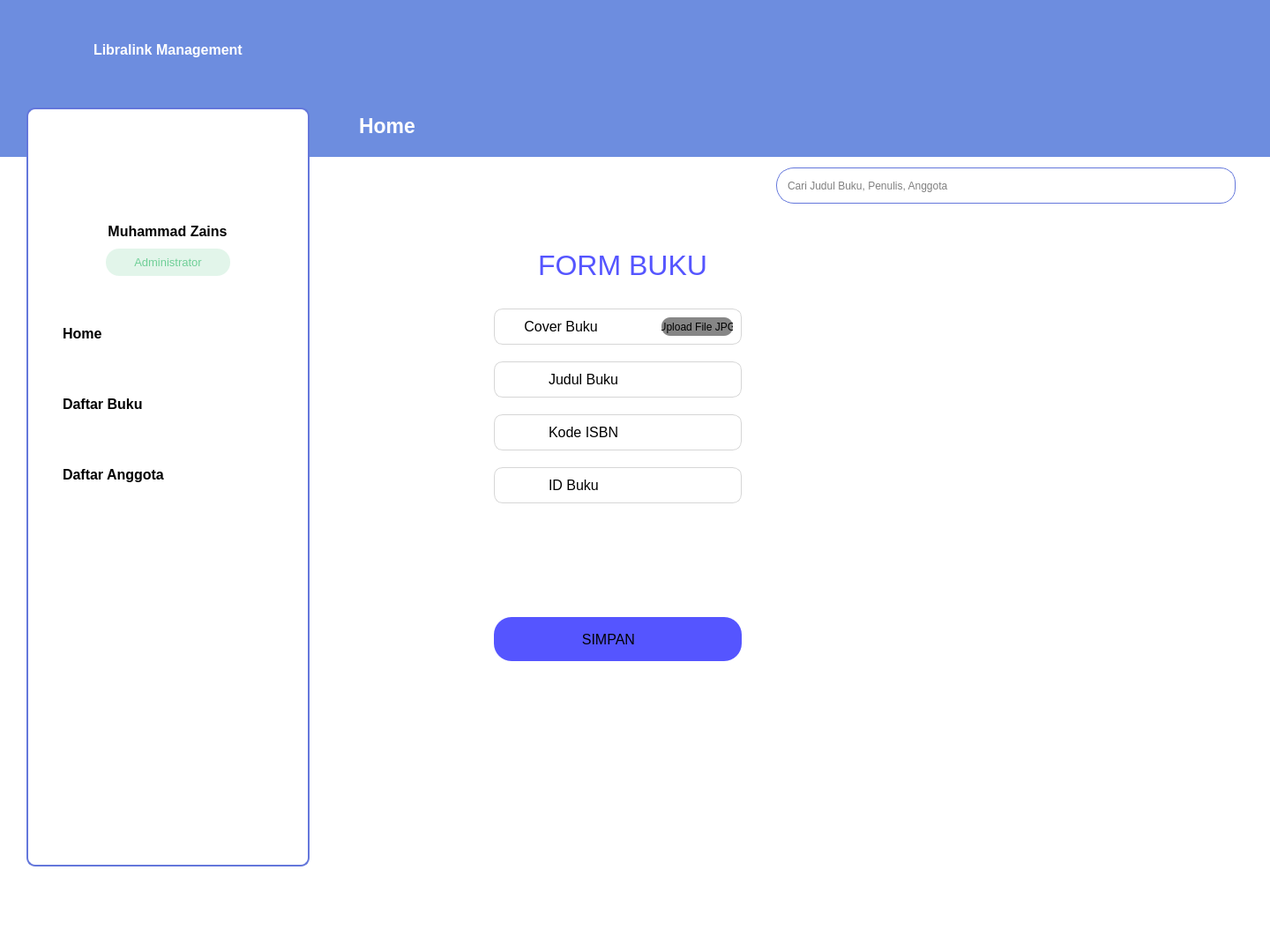
<?xml version="1.0" encoding="UTF-8"?>
<ui version="4.0">
 <class>MainWindow</class>
 <widget class="QMainWindow" name="MainWindow">
  <property name="geometry">
   <rect>
    <x>0</x>
    <y>0</y>
    <width>1440</width>
    <height>1080</height>
   </rect>
  </property>
  <property name="minimumSize">
   <size>
    <width>1440</width>
    <height>1080</height>
   </size>
  </property>
  <property name="maximumSize">
   <size>
    <width>1440</width>
    <height>1080</height>
   </size>
  </property>
  <property name="font">
   <font>
    <weight>50</weight>
    <bold>false</bold>
    <strikeout>false</strikeout>
    <kerning>true</kerning>
   </font>
  </property>
  <property name="windowTitle">
   <string>MainWindow</string>
  </property>
  <property name="styleSheet">
   <string notr="true">background-color: rgb(255, 255, 255);</string>
  </property>
  <widget class="QWidget" name="centralwidget">
   <widget class="QWidget" name="headerWidget" native="true">
    <property name="geometry">
     <rect>
      <x>0</x>
      <y>0</y>
      <width>1440</width>
      <height>178</height>
     </rect>
    </property>
    <property name="styleSheet">
     <string notr="true">background-color: rgb(109, 141, 223);</string>
    </property>
    <widget class="QWidget" name="layoutWidget">
     <property name="geometry">
      <rect>
       <x>30</x>
       <y>20</y>
       <width>338</width>
       <height>72</height>
      </rect>
     </property>
     <layout class="QHBoxLayout" name="HLayoutLogo">
      <item>
       <widget class="QLabel" name="logoLibraLink">
        <property name="minimumSize">
         <size>
          <width>70</width>
          <height>70</height>
         </size>
        </property>
        <property name="maximumSize">
         <size>
          <width>70</width>
          <height>70</height>
         </size>
        </property>
        <property name="text">
         <string/>
        </property>
        <property name="pixmap">
         <pixmap resource="resources.qrc">:/assets/libraLinkLogo.png</pixmap>
        </property>
       </widget>
      </item>
      <item>
       <widget class="QLabel" name="logoTitle">
        <property name="font">
         <font>
          <pointsize>12</pointsize>
          <weight>75</weight>
          <bold>true</bold>
         </font>
        </property>
        <property name="styleSheet">
         <string notr="true">color: rgb(255, 255, 255);</string>
        </property>
        <property name="text">
         <string>Libralink Management</string>
        </property>
       </widget>
      </item>
     </layout>
    </widget>
    <widget class="QWidget" name="layoutWidget">
     <property name="geometry">
      <rect>
       <x>340</x>
       <y>125</y>
       <width>131</width>
       <height>36</height>
      </rect>
     </property>
     <layout class="QHBoxLayout" name="horizontalLayout">
      <item>
       <spacer name="horizontalSpacer">
        <property name="orientation">
         <enum>Qt::Horizontal</enum>
        </property>
        <property name="sizeHint" stdset="0">
         <size>
          <width>18</width>
          <height>20</height>
         </size>
        </property>
       </spacer>
      </item>
      <item>
       <widget class="QLabel" name="currentDirectory">
        <property name="font">
         <font>
          <pointsize>17</pointsize>
          <weight>75</weight>
          <bold>true</bold>
         </font>
        </property>
        <property name="styleSheet">
         <string notr="true">color: rgb(255, 255, 255);</string>
        </property>
        <property name="text">
         <string>Home</string>
        </property>
       </widget>
      </item>
     </layout>
    </widget>
   </widget>
   <widget class="QWidget" name="sidebarWidget" native="true">
    <property name="geometry">
     <rect>
      <x>30</x>
      <y>122</y>
      <width>321</width>
      <height>861</height>
     </rect>
    </property>
    <property name="styleSheet">
     <string notr="true">QWidget{
	border-radius: 10px;
	border: 2px solid rgb(100, 119, 219);
}</string>
    </property>
    <widget class="QLabel" name="profileName">
     <property name="geometry">
      <rect>
       <x>71</x>
       <y>128</y>
       <width>178</width>
       <height>24</height>
      </rect>
     </property>
     <property name="font">
      <font>
       <pointsize>12</pointsize>
       <weight>75</weight>
       <bold>true</bold>
      </font>
     </property>
     <property name="styleSheet">
      <string notr="true">QLabel{
	color: rgb(0, 0, 0);
	border: none;
}</string>
     </property>
     <property name="text">
      <string>Muhammad Zains</string>
     </property>
     <property name="alignment">
      <set>Qt::AlignCenter</set>
     </property>
    </widget>
    <widget class="QPushButton" name="admistrator">
     <property name="geometry">
      <rect>
       <x>90</x>
       <y>160</y>
       <width>141</width>
       <height>31</height>
      </rect>
     </property>
     <property name="font">
      <font>
       <pointsize>10</pointsize>
      </font>
     </property>
     <property name="styleSheet">
      <string notr="true">QPushButton{
	background-color: rgba(111, 207, 151, 51);
	color: rgb(111, 207, 151);
	border-radius: 15px;
	border: none;
}</string>
     </property>
     <property name="text">
      <string>Administrator</string>
     </property>
    </widget>
    <widget class="QPushButton" name="profileImage">
     <property name="geometry">
      <rect>
       <x>106</x>
       <y>22</y>
       <width>103</width>
       <height>99</height>
      </rect>
     </property>
     <property name="styleSheet">
      <string notr="true">border:none;</string>
     </property>
     <property name="text">
      <string/>
     </property>
     <property name="icon">
      <iconset resource="resources.qrc">
       <normaloff>:/assets/profilePlaceHolder.png</normaloff>:/assets/profilePlaceHolder.png</iconset>
     </property>
     <property name="iconSize">
      <size>
       <width>99</width>
       <height>99</height>
      </size>
     </property>
    </widget>
    <widget class="QPushButton" name="HomeSidebar">
     <property name="geometry">
      <rect>
       <x>21</x>
       <y>231</y>
       <width>281</width>
       <height>50</height>
      </rect>
     </property>
     <property name="font">
      <font>
       <pointsize>12</pointsize>
       <weight>75</weight>
       <bold>true</bold>
      </font>
     </property>
     <property name="styleSheet">
      <string notr="true">QPushButton {
	color: rgb(0, 0, 0);
	text-align: left;
    height: 30px;
    border: none;
    padding-left: 20px;
	padding-top: 10px;
	padding-bottom: 10px;
	border-radius: 20px;
}
QPushButton:checked {
	
	color: rgb(100, 119, 219);
	background-color: rgba(227, 233, 255, 191);
}</string>
     </property>
     <property name="text">
      <string>Home</string>
     </property>
     <property name="icon">
      <iconset resource="resources.qrc">
       <normaloff>:/assets/homelogo2.png</normaloff>:/assets/homelogo2.png</iconset>
     </property>
     <property name="iconSize">
      <size>
       <width>40</width>
       <height>40</height>
      </size>
     </property>
     <property name="checkable">
      <bool>true</bool>
     </property>
     <property name="autoExclusive">
      <bool>true</bool>
     </property>
    </widget>
    <widget class="QPushButton" name="BukuSidebar">
     <property name="geometry">
      <rect>
       <x>21</x>
       <y>311</y>
       <width>281</width>
       <height>50</height>
      </rect>
     </property>
     <property name="font">
      <font>
       <pointsize>12</pointsize>
       <weight>75</weight>
       <bold>true</bold>
      </font>
     </property>
     <property name="styleSheet">
      <string notr="true">QPushButton {
	color: rgb(0, 0, 0);
	text-align: left;
    height: 30px;
    border: none;
    padding-left: 20px;
	padding-top: 10px;
	padding-bottom: 10px;
	border-radius: 20px;
}
QPushButton:checked {
	color: rgb(100, 119, 219);
	background-color: rgba(227, 233, 255, 191);
}</string>
     </property>
     <property name="text">
      <string>Daftar Buku</string>
     </property>
     <property name="icon">
      <iconset resource="resources.qrc">
       <normaloff>:/assets/daftarBukuLogo.png</normaloff>:/assets/daftarBukuLogo.png</iconset>
     </property>
     <property name="iconSize">
      <size>
       <width>40</width>
       <height>40</height>
      </size>
     </property>
     <property name="checkable">
      <bool>true</bool>
     </property>
     <property name="autoExclusive">
      <bool>true</bool>
     </property>
    </widget>
    <widget class="QPushButton" name="AnggotaSidebar">
     <property name="geometry">
      <rect>
       <x>21</x>
       <y>391</y>
       <width>281</width>
       <height>50</height>
      </rect>
     </property>
     <property name="font">
      <font>
       <pointsize>12</pointsize>
       <weight>75</weight>
       <bold>true</bold>
      </font>
     </property>
     <property name="styleSheet">
      <string notr="true">QPushButton {
	color: rgb(0, 0, 0);
	text-align: left;
    height: 30px;
    border: none;
    padding-left: 20px;
	padding-top: 10px;
	padding-bottom: 10px;
	border-radius: 20px;
}
QPushButton:checked {
	
	color: rgb(100, 119, 219);
	background-color: rgba(227, 233, 255, 191);
}</string>
     </property>
     <property name="text">
      <string>Daftar Anggota</string>
     </property>
     <property name="icon">
      <iconset resource="resources.qrc">
       <normaloff>:/assets/daftarAnggotaLogo.png</normaloff>:/assets/daftarAnggotaLogo.png</iconset>
     </property>
     <property name="iconSize">
      <size>
       <width>40</width>
       <height>40</height>
      </size>
     </property>
     <property name="checkable">
      <bool>true</bool>
     </property>
     <property name="autoExclusive">
      <bool>true</bool>
     </property>
    </widget>
   </widget>
   <widget class="QWidget" name="SearchBar" native="true">
    <property name="geometry">
     <rect>
      <x>880</x>
      <y>190</y>
      <width>541</width>
      <height>41</height>
     </rect>
    </property>
    <widget class="QLineEdit" name="inputSearch">
     <property name="geometry">
      <rect>
       <x>0</x>
       <y>0</y>
       <width>481</width>
       <height>41</height>
      </rect>
     </property>
     <property name="styleSheet">
      <string notr="true">QLineEdit {
	color: black;
	padding-left: 10px;
	padding-top: 10px;
	padding-bottom: 10px;
	border: 1px solid rgb(100, 119, 219);
	border-top-left-radius: 20px;
	border-bottom-left-radius: 20px;
}

QLineEdit::placeholder {
	
	color: rgb(189, 189, 189);
	padding-left: 10px;
}</string>
     </property>
     <property name="text">
      <string/>
     </property>
     <property name="placeholderText">
      <string>Cari Judul Buku, Penulis, Anggota</string>
     </property>
    </widget>
    <widget class="QPushButton" name="buttonSearch">
     <property name="geometry">
      <rect>
       <x>480</x>
       <y>0</y>
       <width>41</width>
       <height>41</height>
      </rect>
     </property>
     <property name="styleSheet">
      <string notr="true">QPushButton{
	border-top: 1px solid rgb(100, 119, 219);
	border-right: 1px solid rgb(100, 119, 219);
	border-bottom: 1px solid rgb(100, 119, 219); 
	border-top-right-radius: 17px;
	border-bottom-right-radius: 17px;
}</string>
     </property>
     <property name="text">
      <string/>
     </property>
     <property name="icon">
      <iconset resource="resources.qrc">
       <normaloff>:/assets/searchFaceLeft.png</normaloff>:/assets/searchFaceLeft.png</iconset>
     </property>
     <property name="iconSize">
      <size>
       <width>24</width>
       <height>24</height>
      </size>
     </property>
    </widget>
   </widget>
   <widget class="QStackedWidget" name="FormBukuWidget">
    <property name="geometry">
     <rect>
      <x>510</x>
      <y>270</y>
      <width>381</width>
      <height>531</height>
     </rect>
    </property>
    <property name="autoFillBackground">
     <bool>false</bool>
    </property>
    <property name="styleSheet">
     <string notr="true">background-color: rgb(255, 255, 255);
</string>
    </property>
    <property name="currentIndex">
     <number>0</number>
    </property>
    <widget class="QWidget" name="FormDaftarBuku">
     <property name="styleSheet">
      <string notr="true">background-color: rgb(255, 255, 255);</string>
     </property>
     <widget class="QPushButton" name="AnggotaSidebar_2">
      <property name="geometry">
       <rect>
        <x>50</x>
        <y>430</y>
        <width>281</width>
        <height>50</height>
       </rect>
      </property>
      <property name="font">
       <font>
        <pointsize>12</pointsize>
        <weight>50</weight>
        <bold>false</bold>
       </font>
      </property>
      <property name="layoutDirection">
       <enum>Qt::LeftToRight</enum>
      </property>
      <property name="styleSheet">
       <string notr="true">QPushButton {
	color: rgb(0, 0, 0);
	text-align: left;
    height: 30px;
    border: none;
    padding-left: 20px;
	padding-top: 10px;
	padding-bottom: 10px;
	border-radius: 20px;
	background-color: rgb(85, 85, 255);
}
QPushButton:checked {
	
	color: rgb(100, 119, 219);
	background-color: rgba(227, 233, 255, 191);
}</string>
      </property>
      <property name="text">
       <string>		                SIMPAN</string>
      </property>
      <property name="iconSize">
       <size>
        <width>40</width>
        <height>40</height>
       </size>
      </property>
      <property name="checkable">
       <bool>true</bool>
      </property>
      <property name="autoExclusive">
       <bool>true</bool>
      </property>
     </widget>
     <widget class="QPushButton" name="HomeSidebar_2">
      <property name="geometry">
       <rect>
        <x>50</x>
        <y>80</y>
        <width>281</width>
        <height>41</height>
       </rect>
      </property>
      <property name="font">
       <font>
        <pointsize>12</pointsize>
        <weight>50</weight>
        <bold>false</bold>
       </font>
      </property>
      <property name="styleSheet">
       <string notr="true">QPushButton {
	color: rgb(0,0,0);
	text-align: left;
    height: 30px;
    border: none;
    padding-left: 20px;
	padding-top: 10px;
	padding-bottom: 10px;
	border-radius: 10px solid  rgb(214, 214, 214);
	border-top-left-radius: 10px;
	border-bottom-left-radius: 10px;
   	border-top-right-radius: 10px;
	border-bottom-right-radius: 10px;
   border: 1px solid rgb(214, 214, 214);
}</string>
      </property>
      <property name="text">
       <string>   Cover Buku</string>
      </property>
      <property name="icon">
       <iconset>
        <normaloff>../../../../Vector.png</normaloff>../../../../Vector.png</iconset>
      </property>
      <property name="iconSize">
       <size>
        <width>40</width>
        <height>40</height>
       </size>
      </property>
      <property name="checkable">
       <bool>true</bool>
      </property>
      <property name="autoExclusive">
       <bool>true</bool>
      </property>
     </widget>
     <widget class="QPushButton" name="buttonSearch_2">
      <property name="geometry">
       <rect>
        <x>50</x>
        <y>140</y>
        <width>61</width>
        <height>41</height>
       </rect>
      </property>
      <property name="styleSheet">
       <string notr="true">QPushButton{
	border-top: 1px solid rgb(214, 214, 214);
	border-left: 1px solid rgb(214, 214, 214);
	border-bottom: 1px solid rgb(214, 214, 214); 
	border-top-left-radius: 10px;
	border-bottom-left-radius: 10px;
}</string>
      </property>
      <property name="text">
       <string/>
      </property>
      <property name="icon">
       <iconset>
        <normaloff>../../../../Vector (1).png</normaloff>../../../../Vector (1).png</iconset>
      </property>
      <property name="iconSize">
       <size>
        <width>24</width>
        <height>24</height>
       </size>
      </property>
     </widget>
     <widget class="QLineEdit" name="inputSearch_3">
      <property name="geometry">
       <rect>
        <x>100</x>
        <y>140</y>
        <width>231</width>
        <height>41</height>
       </rect>
      </property>
      <property name="font">
       <font>
        <pointsize>12</pointsize>
       </font>
      </property>
      <property name="styleSheet">
       <string notr="true">QLineEdit {
	color: black;
	padding-left: 10px;
	padding-top: 10px;
	padding-bottom: 10px;
	border-top: 1px solid rgb(214, 214, 214);
	border-right: 1px solid rgb(214, 214, 214);
	border-bottom: 1px solid rgb(214, 214, 214);
	border-top-right-radius: 10px;
	border-bottom-right-radius: 10px;
}

QLineEdit::placeholder {
	
	color: rgb(189, 189, 189);
	padding-left: 10px;
}</string>
      </property>
      <property name="text">
       <string>Judul Buku</string>
      </property>
      <property name="placeholderText">
       <string/>
      </property>
     </widget>
     <widget class="QLineEdit" name="inputSearch_4">
      <property name="geometry">
       <rect>
        <x>100</x>
        <y>200</y>
        <width>231</width>
        <height>41</height>
       </rect>
      </property>
      <property name="font">
       <font>
        <pointsize>12</pointsize>
       </font>
      </property>
      <property name="styleSheet">
       <string notr="true">QLineEdit {
	color: black;
	padding-left: 10px;
	padding-top: 10px;
	padding-bottom: 10px;
	border-top: 1px solid rgb(214, 214, 214);
	border-right: 1px solid rgb(214, 214, 214);
	border-bottom: 1px solid rgb(214, 214, 214);
	border-top-right-radius: 10px;
	border-bottom-right-radius: 10px;
}

QLineEdit::placeholder {
	
	color: rgb(189, 189, 189);
	padding-left: 10px;
}</string>
      </property>
      <property name="text">
       <string>Kode ISBN</string>
      </property>
      <property name="placeholderText">
       <string/>
      </property>
     </widget>
     <widget class="QPushButton" name="buttonSearch_3">
      <property name="geometry">
       <rect>
        <x>50</x>
        <y>200</y>
        <width>61</width>
        <height>41</height>
       </rect>
      </property>
      <property name="styleSheet">
       <string notr="true">QPushButton{
	border-top: 1px solid rgb(214, 214, 214);
	border-left: 1px solid rgb(214, 214, 214);
	border-bottom: 1px solid rgb(214, 214, 214); 
	border-top-left-radius: 10px;
	border-bottom-left-radius: 10px;
}</string>
      </property>
      <property name="text">
       <string/>
      </property>
      <property name="icon">
       <iconset>
        <normaloff>../../../../tabler_number.png</normaloff>../../../../tabler_number.png</iconset>
      </property>
      <property name="iconSize">
       <size>
        <width>24</width>
        <height>24</height>
       </size>
      </property>
     </widget>
     <widget class="QLineEdit" name="inputSearch_5">
      <property name="geometry">
       <rect>
        <x>100</x>
        <y>260</y>
        <width>231</width>
        <height>41</height>
       </rect>
      </property>
      <property name="font">
       <font>
        <pointsize>12</pointsize>
       </font>
      </property>
      <property name="styleSheet">
       <string notr="true">QLineEdit {
	color: black;
	padding-left: 10px;
	padding-top: 10px;
	padding-bottom: 10px;
	border-top: 1px solid rgb(214, 214, 214);
	border-right: 1px solid rgb(214, 214, 214);
	border-bottom: 1px solid rgb(214, 214, 214);
	border-top-right-radius: 10px;
	border-bottom-right-radius: 10px;
}

QLineEdit::placeholder {
	
	color: rgb(189, 189, 189);
	padding-left: 10px;
}</string>
      </property>
      <property name="text">
       <string>ID Buku</string>
      </property>
      <property name="placeholderText">
       <string/>
      </property>
     </widget>
     <widget class="QPushButton" name="buttonSearch_4">
      <property name="geometry">
       <rect>
        <x>50</x>
        <y>260</y>
        <width>61</width>
        <height>41</height>
       </rect>
      </property>
      <property name="styleSheet">
       <string notr="true">QPushButton{
	border-top: 1px solid rgb(214, 214, 214);
	border-left: 1px solid rgb(214, 214, 214);
	border-bottom: 1px solid rgb(214, 214, 214); 
	border-top-left-radius: 10px;
	border-bottom-left-radius: 10px;
}</string>
      </property>
      <property name="text">
       <string/>
      </property>
      <property name="icon">
       <iconset>
        <normaloff>../../../../Vector (2).png</normaloff>../../../../Vector (2).png</iconset>
      </property>
      <property name="iconSize">
       <size>
        <width>24</width>
        <height>24</height>
       </size>
      </property>
     </widget>
     <widget class="QPushButton" name="pushButton">
      <property name="geometry">
       <rect>
        <x>240</x>
        <y>90</y>
        <width>81</width>
        <height>21</height>
       </rect>
      </property>
      <property name="styleSheet">
       <string notr="true">QPushButton {
	color: rgb(0, 0, 0);
	text-align: center;
    height: 30px;
    border: none;
	border-radius: 10px;
	background-color: rgb(134, 134, 134);
}
QPushButton:checked {
	
	color: rgb(100, 119, 219);
	background-color: rgba(227, 233, 255, 191);
}</string>
      </property>
      <property name="text">
       <string>Upload File JPG</string>
      </property>
     </widget>
     <widget class="QLabel" name="label">
      <property name="geometry">
       <rect>
        <x>100</x>
        <y>10</y>
        <width>231</width>
        <height>41</height>
       </rect>
      </property>
      <property name="font">
       <font>
        <family>MS Shell Dlg 2</family>
        <pointsize>24</pointsize>
        <weight>50</weight>
        <italic>false</italic>
        <bold>false</bold>
       </font>
      </property>
      <property name="styleSheet">
       <string notr="true">color: rgb(85, 85, 255);
font: 24pt &quot;MS Shell Dlg 2&quot;;
</string>
      </property>
      <property name="text">
       <string>FORM BUKU</string>
      </property>
     </widget>
    </widget>
    <widget class="QWidget" name="page_2">
     <widget class="QPushButton" name="AnggotaSidebar_3">
      <property name="geometry">
       <rect>
        <x>50</x>
        <y>430</y>
        <width>281</width>
        <height>50</height>
       </rect>
      </property>
      <property name="font">
       <font>
        <pointsize>12</pointsize>
        <weight>50</weight>
        <bold>false</bold>
       </font>
      </property>
      <property name="layoutDirection">
       <enum>Qt::LeftToRight</enum>
      </property>
      <property name="styleSheet">
       <string notr="true">QPushButton {
	color: rgb(0, 0, 0);
	text-align: left;
    height: 30px;
    border: none;
    padding-left: 20px;
	padding-top: 10px;
	padding-bottom: 10px;
	border-radius: 20px;
	background-color: rgb(85, 85, 255);
}
QPushButton:checked {
	
	color: rgb(100, 119, 219);
	background-color: rgba(227, 233, 255, 191);
}</string>
      </property>
      <property name="text">
       <string>		                SIMPAN</string>
      </property>
      <property name="iconSize">
       <size>
        <width>40</width>
        <height>40</height>
       </size>
      </property>
      <property name="checkable">
       <bool>true</bool>
      </property>
      <property name="autoExclusive">
       <bool>true</bool>
      </property>
     </widget>
     <widget class="QLabel" name="label_2">
      <property name="geometry">
       <rect>
        <x>100</x>
        <y>10</y>
        <width>231</width>
        <height>41</height>
       </rect>
      </property>
      <property name="font">
       <font>
        <family>MS Shell Dlg 2</family>
        <pointsize>24</pointsize>
        <weight>50</weight>
        <italic>false</italic>
        <bold>false</bold>
       </font>
      </property>
      <property name="styleSheet">
       <string notr="true">color: rgb(85, 85, 255);
font: 24pt &quot;MS Shell Dlg 2&quot;;
</string>
      </property>
      <property name="text">
       <string>FORM BUKU</string>
      </property>
     </widget>
     <widget class="QLineEdit" name="inputSearch_6">
      <property name="geometry">
       <rect>
        <x>100</x>
        <y>140</y>
        <width>231</width>
        <height>41</height>
       </rect>
      </property>
      <property name="font">
       <font>
        <pointsize>12</pointsize>
       </font>
      </property>
      <property name="styleSheet">
       <string notr="true">QLineEdit {
	color: black;
	padding-left: 10px;
	padding-top: 10px;
	padding-bottom: 10px;
	border-top: 1px solid rgb(214, 214, 214);
	border-right: 1px solid rgb(214, 214, 214);
	border-bottom: 1px solid rgb(214, 214, 214);
	border-top-right-radius: 10px;
	border-bottom-right-radius: 10px;
}

QLineEdit::placeholder {
	
	color: rgb(189, 189, 189);
	padding-left: 10px;
}</string>
      </property>
      <property name="text">
       <string>Cosmos</string>
      </property>
      <property name="placeholderText">
       <string/>
      </property>
     </widget>
     <widget class="QPushButton" name="buttonSearch_5">
      <property name="geometry">
       <rect>
        <x>50</x>
        <y>140</y>
        <width>61</width>
        <height>41</height>
       </rect>
      </property>
      <property name="styleSheet">
       <string notr="true">QPushButton{
	border-top: 1px solid rgb(214, 214, 214);
	border-left: 1px solid rgb(214, 214, 214);
	border-bottom: 1px solid rgb(214, 214, 214); 
	border-top-left-radius: 10px;
	border-bottom-left-radius: 10px;
}</string>
      </property>
      <property name="text">
       <string/>
      </property>
      <property name="icon">
       <iconset>
        <normaloff>../../../../Vector (1).png</normaloff>../../../../Vector (1).png</iconset>
      </property>
      <property name="iconSize">
       <size>
        <width>24</width>
        <height>24</height>
       </size>
      </property>
     </widget>
     <widget class="QPushButton" name="buttonSearch_6">
      <property name="geometry">
       <rect>
        <x>50</x>
        <y>260</y>
        <width>61</width>
        <height>41</height>
       </rect>
      </property>
      <property name="styleSheet">
       <string notr="true">QPushButton{
	border-top: 1px solid rgb(214, 214, 214);
	border-left: 1px solid rgb(214, 214, 214);
	border-bottom: 1px solid rgb(214, 214, 214); 
	border-top-left-radius: 10px;
	border-bottom-left-radius: 10px;
}</string>
      </property>
      <property name="text">
       <string/>
      </property>
      <property name="icon">
       <iconset>
        <normaloff>../../../../Vector (2).png</normaloff>../../../../Vector (2).png</iconset>
      </property>
      <property name="iconSize">
       <size>
        <width>24</width>
        <height>24</height>
       </size>
      </property>
     </widget>
     <widget class="QLineEdit" name="inputSearch_8">
      <property name="geometry">
       <rect>
        <x>100</x>
        <y>260</y>
        <width>231</width>
        <height>41</height>
       </rect>
      </property>
      <property name="font">
       <font>
        <pointsize>12</pointsize>
       </font>
      </property>
      <property name="styleSheet">
       <string notr="true">QLineEdit {
	color: black;
	padding-left: 10px;
	padding-top: 10px;
	padding-bottom: 10px;
	border-top: 1px solid rgb(214, 214, 214);
	border-right: 1px solid rgb(214, 214, 214);
	border-bottom: 1px solid rgb(214, 214, 214);
	border-top-right-radius: 10px;
	border-bottom-right-radius: 10px;
}

QLineEdit::placeholder {
	
	color: rgb(189, 189, 189);
	padding-left: 10px;
}</string>
      </property>
      <property name="text">
       <string>03</string>
      </property>
      <property name="placeholderText">
       <string/>
      </property>
     </widget>
     <widget class="QPushButton" name="HomeSidebar_3">
      <property name="geometry">
       <rect>
        <x>50</x>
        <y>80</y>
        <width>281</width>
        <height>41</height>
       </rect>
      </property>
      <property name="font">
       <font>
        <pointsize>12</pointsize>
        <weight>50</weight>
        <bold>false</bold>
       </font>
      </property>
      <property name="styleSheet">
       <string notr="true">QPushButton {
	color: rgb(0,0,0);
	text-align: left;
    height: 30px;
    border: none;
    padding-left: 20px;
	padding-top: 10px;
	padding-bottom: 10px;
	border-radius: 10px solid  rgb(214, 214, 214);
	border-top-left-radius: 10px;
	border-bottom-left-radius: 10px;
   	border-top-right-radius: 10px;
	border-bottom-right-radius: 10px;
   border: 1px solid rgb(214, 214, 214);
}</string>
      </property>
      <property name="text">
       <string>   Cover Buku</string>
      </property>
      <property name="icon">
       <iconset>
        <normaloff>../../../../Vector.png</normaloff>../../../../Vector.png</iconset>
      </property>
      <property name="iconSize">
       <size>
        <width>40</width>
        <height>40</height>
       </size>
      </property>
      <property name="checkable">
       <bool>true</bool>
      </property>
      <property name="autoExclusive">
       <bool>true</bool>
      </property>
     </widget>
     <widget class="QLineEdit" name="inputSearch_7">
      <property name="geometry">
       <rect>
        <x>100</x>
        <y>200</y>
        <width>231</width>
        <height>41</height>
       </rect>
      </property>
      <property name="font">
       <font>
        <pointsize>12</pointsize>
       </font>
      </property>
      <property name="styleSheet">
       <string notr="true">QLineEdit {
	color: black;
	padding-left: 10px;
	padding-top: 10px;
	padding-bottom: 10px;
	border-top: 1px solid rgb(214, 214, 214);
	border-right: 1px solid rgb(214, 214, 214);
	border-bottom: 1px solid rgb(214, 214, 214);
	border-top-right-radius: 10px;
	border-bottom-right-radius: 10px;
}

QLineEdit::placeholder {
	
	color: rgb(189, 189, 189);
	padding-left: 10px;
}</string>
      </property>
      <property name="text">
       <string>842-0903-01-94</string>
      </property>
      <property name="placeholderText">
       <string/>
      </property>
     </widget>
     <widget class="QPushButton" name="buttonSearch_7">
      <property name="geometry">
       <rect>
        <x>50</x>
        <y>200</y>
        <width>61</width>
        <height>41</height>
       </rect>
      </property>
      <property name="styleSheet">
       <string notr="true">QPushButton{
	border-top: 1px solid rgb(214, 214, 214);
	border-left: 1px solid rgb(214, 214, 214);
	border-bottom: 1px solid rgb(214, 214, 214); 
	border-top-left-radius: 10px;
	border-bottom-left-radius: 10px;
}</string>
      </property>
      <property name="text">
       <string/>
      </property>
      <property name="icon">
       <iconset>
        <normaloff>../../../../tabler_number.png</normaloff>../../../../tabler_number.png</iconset>
      </property>
      <property name="iconSize">
       <size>
        <width>24</width>
        <height>24</height>
       </size>
      </property>
     </widget>
     <widget class="QPushButton" name="pushButton_2">
      <property name="geometry">
       <rect>
        <x>220</x>
        <y>90</y>
        <width>101</width>
        <height>21</height>
       </rect>
      </property>
      <property name="styleSheet">
       <string notr="true">QPushButton {
	color: rgb(0, 0, 0);
	text-align: center;
    height: 30px;
    border: none;
	border-radius: 10px;
	background-color: rgb(134, 134, 134);
	background-color: rgb(0, 190, 0);
}
QPushButton:checked {
	
	color: rgb(100, 119, 219);
	background-color: rgba(227, 233, 255, 191);
}</string>
      </property>
      <property name="text">
       <string>File Uploaded</string>
      </property>
     </widget>
    </widget>
   </widget>
  </widget>
 </widget>
 <resources>
  <include location="resources.qrc"/>
  <include location="resources.qrc"/>
 </resources>
 <connections/>
</ui>
